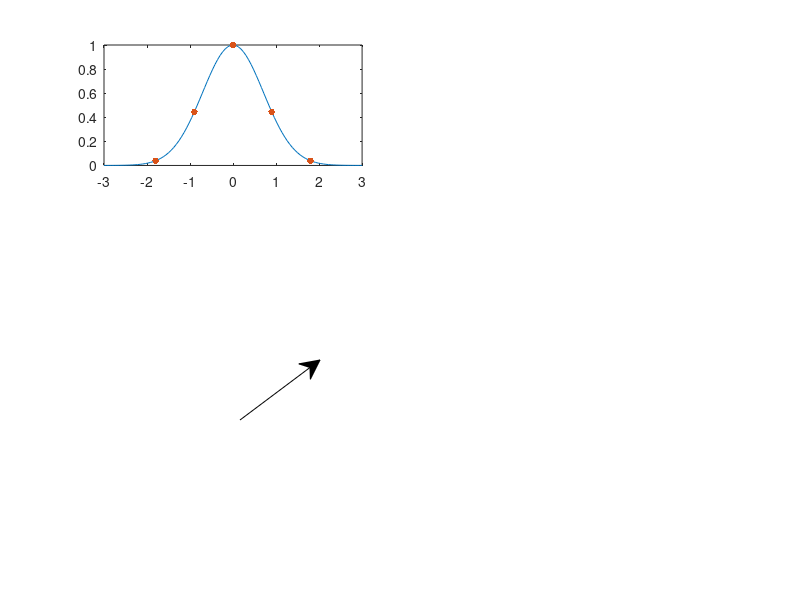

MATLAB code for this plot: (Note: this script raises an error after producing the figure.)
% ---------------------------
%
% Script name: G2G_upstream_rainfall.R
%
% Purpose of script:  Script demonstrates differences in behaviour of the
%                     Grid-to-Grid model and physical benchmark model when
%                     applied to a scenario with a rainfall, which occurs
%                     only in the upstream part of catchment.
%
% Author: Piotr Morawiecki
%
% Date Created: 2023-04-02
%
% Copyright (c) Piotr Morawiecki, 2023
% Email: pwm27@bath.ac.uk
%
% ---------------------------
%
% Requires:
%
%  - MODELS/G2G.m     Grid-to-Grid Model class
%
% ---------------------------

%% Prepare the workspace

clear                           % clear the workspace

addpath(genpath('MODELS'))      % add MODELS folder and its subdirectories
                                % to the search path
                                
dir = 'DATA/G2G_upstream_rainfall_scenario/';   % output directory
if ~exist(dir, 'dir')
  mkdir(dir)                    % create the directory if it does not exist
end


%% Demonstration of the mechanism behind a shock formation

% In this script we use a characteristic method. We describe water height
% with characteristic curves that start from x0 (between 0 and 1) and with
% initial value h0(x0).

% Here we use a normal distribution curve for h0(x0)
x0 = linspace(-3,3,101);
h0 = exp(-x0.^2);

% In kinematic wave approximation we set constant wave speed, c
c = 1;

% In the figure the following five points are tracked
points = [21,36,51,66,81];

% with their location displayed at the following times
t_values = [0, 1.1, 2.2];

% Find number of time steps
nt = length(t_values);

% Prepare cell structre to record x(t) for all points in these time steps
x_data = cell(nt,2);

% Calculate propagation of characteristic curves
for i = 1:nt
  
  % kinematic wave approximation (K.W.A) with v=c=const.
  x_data{i,1}  = x0 - c * t_values(i);
  
  % solution following the Manning's law v=h^(2/3)
  x_data{i,2}  = x0 - h0 .^ (2/3) * t_values(i);
end

% Now 6 figures are plotted - 2 models with 3 time steps presented
hf = figure();
n = 0;
for i = 1:3
  for j = 1:2
    n = n + 1;
    subplot(3,2,n);
    
    % Choose data representing solution of j-th model in the i-th time step
    x = x_data{i,j};
    
    % Plot solution
    plot(x, h0)
    hold on
    
    % Highlight selected points
    plot(x(points), h0(points), '.', 'MarkerSize', 15)
    
    % Find speed of each point
    if j == 1
      v = c * ones(size(h0));   % kinematic wave with constant speed
    else
      v = h0 .^ (2/3);          % kinemaitc approximation of Manning's law
    end
    
    % Add arrows to represent the speed of each highlighted point
    for k = points
      h = annotation('arrow');
      h.Parent = hf.CurrentAxes;
      h.X = [x(k), x(k) - v(k)];
      h.Y = [h0(k), h0(k)];
    end
    hold off
    
    % Set axes limits
    xlim([-5,3])
    ylim([0,1.2])
  end
end

% Add red line representing shock formed in the 2nd model
hold on
xshock = -2.182;
plot([xshock, xshock], [0.01515, 0.999], '-r')
hold off

% Set the size of the whole figure and its background color to white
set(gcf, 'Position',  [100, 100, 800, 400])
set(gcf, 'color', 'w');

% Export the figure to .png file
exportgraphics(gcf, 'FIGURES/G2G_shock_formation.png', 'Resolution', 300)

%% Compare the solution for PDM and benchmark physical model

% Here the solution for each model is plotted in 2D and 3D for a simulation
% in which there is not initial flow P0=0 and then rainfall starts to fall
% in the upstream area of the domain, x>0.5.

% Plot 1: 2D solution of the physical model (based on the Manning's law)
subplot(2,2,1)
plot_physical_benchmark_model(2, 20)
view(0,90)

% Plot 2: 2D solution of the Grid-to-Grid model (based on K.W.A.)
subplot(2,2,2)
plot_PDM_solution(20, 20)
view(0,90)

% Plot 3: 3D solution of the physical model (based on the Manning's law)
subplot(2,2,3)
plot_physical_benchmark_model(2, 20)
view(-25,20)

% Plot 4: 3D solution of the Grid-to-Grid model (based on K.W.A.)
subplot(2,2,4)
plot_PDM_solution(8, 20)
view(-25,20)

% Set the size of the whole figure and its background color to white
set(gcf, 'Position',  [100, 100, 800, 600])
set(gcf,'color','w');

% Export the figure to .png file
exportgraphics(gcf, 'FIGURES/G2G_shock_diagram.png', 'Resolution', 300)

%% Functions

% Function plot_physical_benchmark_model plots a solution of the physical
% model with the kinematic wave speed given by the Manning's law.

% INPUT:
%   n1  - number of characteristic curves reaching the end of the domain
%         before intersecting with a shock
%   n2  - number of characteristic curves starting from the area covered
%         with the rainfall (x>0.5)

function plot_physical_benchmark_model(n1, n2)

  k = 5/3;          % exponent from the Manning's law
  
  t_max = 1;        % simulated time
  
  nt = 100;         % number of time steps
                    % (since method of characteristic is analytic reducing
                    % this number does not decrease the accuracy, however
                    % reduces the quality of the output figure)
  
  dt = t_max / nt;  % duration of a single time step

  r = 1;            % precipitation rate
  
  xr = 0.5;         % the precipitation is nonzero only for x>xr
  
  % This is equation for the heigh h(x,t) of the water at given position x
  % and time t (up to the moment when the characteristic line intersects
  % with the shock)
  h = @(x,t) fzero(@(h) x - xr + k * h^(k-1) * (t - h/r), [(k-1)/k*r*t, r*t]);

  % Now we want to find location of the shock x(t) and the flow
  % corresponding to this point by solving ODE derived from the
  % Rankine-Hugoniot conditions:
  
  %                       dx/dt = -h^(k-1)
  
  % Initialise vectors to store values t, x(t), q(x,t) at the shock
  x_shock = zeros(1, nt);
  t_shock = linspace(0, t_max, nt+1);
  q_shock = zeros(1, nt+1);
  
  % The shock starts from x=xr and q=0
  x_shock(1) = xr;
  q_shock(1) = 0;
  
  % At each timestep:
  for i = 1:nt
    
    % 1) find height of the shock, h(x,t)
    h_shock = h(x_shock(i), t_shock(i));
    
    % 2) find the corresponding, q=h^k
    q_shock(i) = h_shock .^ k;
    
    % 3) Apply the Rankine-Hugoniot condition to find new x_shock (using
    %    Euler method)
    x_shock(i+1) = x_shock(i) - h_shock .^ (k - 1) * dt;
  end
  
  % Add the last element to q_shock vector
  q_shock(i+1) = h(x_shock(i+1), t_shock(i+1)) .^ k;

  % Now the characteristic curves will be computed and plotted
   
  r = @(x) x>xr;    % function descrining the precipitation rate r(x)
  
  % The n2 curves start from upstream part of the domain [xr,1]
  x0_values = linspace(xr,1,n2+1);
  x0_values = x0_values(2:end);   % no curve is plotted at the location
                                  % of the shock wave
  
  % For each starting point plot a characteristic curve starting from a
  % given point at time t=0 and ending at the location of the shock (or at
  % t=t_max, whichever is first)
  hold on
  for x0 = x0_values
    
    % Set ODE options; event checks whether the characteristic curve
    % crossed the shock
    opts = odeset('RelTol', 1e-8, 'AbsTol', 1e-8, ...
      'Events', @(t,y) event(t, y, t_shock, x_shock));
    
    % Solve characteristic eqautions (Lagrange–Charpit equations)
    [t, y, te, ye] = ode45(@(t,y) [-k*y(2).^(k-1); r(y(1))], ...
      [0, t_max], [x0, 0], opts);
    
    % Plot the resulting characteristic curve
    plot3(y(:,1), t, y(:,2).^k, 'Color', 'c')
    
    % If the curve intersected the shock add another characteristic curve
    % (in yellow) reaching the shock at the same location, but starting
    % from the downstream part of the domain (x<xr)
    if length(te) == 1
      last_ye = ye(1);
      plot3([ye(1), ye(1)], [0, te], [0, 0], 'Color', 'y')
      
      % Also add a red vertical dashed line to represent the discontinuity
      % at this location
      plot3([ye(1), ye(1)], [te, te], [0, ye(2).^k], '--', ...
        'Color', [1,0.8,0.8])
    end
  end
  
  % Add n1 characteristic curves starting from x values to which the shock
  % has not arrived before t_max
  x0_values = linspace(0, last_ye, n1+1);
  for x0 = x0_values(1:end-1)
    plot3([x0, x0], [0, t_max], [0, 0], 'Color', 'y')
  end

  % Add red line to represent the shock front
  plot3(x_shock, t_shock, q_shock, 'Color', 'red');
  plot3(x_shock, t_shock, 0 * q_shock, 'Color', 'red');
  hold off
  
  % Set custom axes limits and labels
  xlim([0,1])
  ylim([0,t_max])
  xlabel('x')
  ylabel('t')
  zlabel('h')
end


% Function plot_PDM_solution plots a solution of the Grid-to-Grid
% model with the kinematic wave approximation with a constant wave speed.

% INPUT:
%   n1  - number of characteristic curves starting from the area not
%         covered with the rainfall (x<0.5)
%   n2  - number of characteristic curves starting from the area
%         covered with the rainfall (x>0.5)

function plot_PDM_solution(n1, n2)

  t_max = 1;        % simulated time
  
  xr = 0.5;         % the precipitation is nonzero only for x>xr
  
  r = @(x,t) x>xr;  % function descrining the precipitation rate r(x)
  
  
  % Choose starting points for the characteristic curves
  x0_values = linspace(xr,1,n2);
  x0_values = x0_values(2:end);
  x0_values = [linspace(0,xr,n1), x0_values];
  
  % Compute and plot characteristic curves for each staring location
  hold on
  for x0 = x0_values
    
    % Set ODE options
    opts = odeset('RelTol', 1e-8, 'AbsTol', 1e-8);
    
    % Solve characteristic eqautions (Lagrange–Charpit equations)
    [t, y] = ode45(@(t,y) [-1; r(y(1),t)], [0, t_max], [x0, 0], opts);
    
    % Depending on whether the curve started from initially saturated zone
    % or not plot in in yellow or cyan
    if x0 < xr
      plot3(y(:,1), t, y(:,2), 'Color', 'y')
    else
      plot3(y(:,1), t, y(:,2), 'Color', 'c')
    end
  end
  hold off
  
  % Set custom axes limits and labels
  xlim([0,1])
  ylim([0,t_max])
  xlabel('x')
  ylabel('t')
  zlabel('h')
end


% Function event checks whether the solution already crossed the shock
% front (its value for given time t is obtained via a linear
% interpolation); see description of required output parameters
% in the 'ode45' description in the MatLAB documentation

function [value,stop,direction] = event(t, y, t_shock, x_shock)
  value = y(1) - interp1(t_shock, x_shock, t);
  stop = 1;
  direction = 0;
end